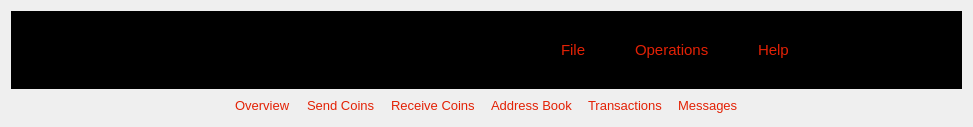
       <widget class="QWidget" name="wHeader" native="true">
        <property name="sizePolicy">
         <sizepolicy hsizetype="Preferred" vsizetype="Fixed">
          <horstretch>0</horstretch>
          <verstretch>0</verstretch>
         </sizepolicy>
        </property>
        <property name="minimumSize">
         <size>
          <width>0</width>
          <height>127</height>
         </size>
        </property>
        <property name="maximumSize">
         <size>
          <width>16777215</width>
          <height>127</height>
         </size>
        </property>
        <property name="styleSheet">
         <string notr="true">#wHeader {
	background-color: #000;
}

QWidget {
	color: #e32105;
	}</string>
        </property>
        <layout class="QVBoxLayout" name="verticalLayout_2">
         <item>
          <widget class="QWidget" name="wCaption" native="true">
           <property name="styleSheet">
            <string notr="true">#wCaption {
	background-color: #000;
}

QWidget {
	color: #e32105;
	}</string>
           </property>
           <layout class="QHBoxLayout" name="horizontalLayout">
            <property name="leftMargin">
             <number>9</number>
            </property>
            <property name="rightMargin">
             <number>0</number>
            </property>
            <item>
             <widget class="QLabel" name="lbLogo">
              <property name="minimumSize">
               <size>
                <width>300</width>
                <height>63</height>
               </size>
              </property>
              <property name="maximumSize">
               <size>
                <width>300</width>
                <height>63</height>
               </size>
              </property>
              <property name="text">
               <string notr="true"/>
              </property>
              <property name="pixmap">
               <pixmap resource="../triangles.qrc">:/images/header_logo</pixmap>
              </property>
              <property name="scaledContents">
               <bool>true</bool>
              </property>
             </widget>
            </item>
            <item>
             <spacer name="horizontalSpacer_1">
              <property name="orientation">
               <enum>Qt::Horizontal</enum>
              </property>
              <property name="sizeHint" stdset="0">
               <size>
                <width>220</width>
                <height>17</height>
               </size>
              </property>
             </spacer>
            </item>
            <item>
             <widget class="QPushButton" name="pushButton_File">
              <property name="sizePolicy">
               <sizepolicy hsizetype="Maximum" vsizetype="Expanding">
                <horstretch>0</horstretch>
                <verstretch>0</verstretch>
               </sizepolicy>
              </property>
              <property name="maximumSize">
               <size>
                <width>16777215</width>
                <height>24</height>
               </size>
              </property>
              <property name="font">
               <font>
                <pointsize>11</pointsize>
                <stylestrategy>PreferAntialias</stylestrategy>
               </font>
              </property>
              <property name="styleSheet">
               <string notr="true">QPushButton {
	text-align:left;
	border: 0px solid gray;
	padding: 3px 15px 3px 15px;
	}

QPushButton:pressed:flat {
	color: #000;
	background-color: #e32105;
	}</string>
              </property>
              <property name="text">
               <string>File</string>
              </property>
              <property name="flat">
               <bool>true</bool>
              </property>
             </widget>
            </item>
            <item>
             <spacer name="horizontalSpacer_2">
              <property name="orientation">
               <enum>Qt::Horizontal</enum>
              </property>
              <property name="sizeType">
               <enum>QSizePolicy::Fixed</enum>
              </property>
              <property name="sizeHint" stdset="0">
               <size>
                <width>13</width>
                <height>17</height>
               </size>
              </property>
             </spacer>
            </item>
            <item>
             <widget class="QPushButton" name="pushButton_Help">
              <property name="sizePolicy">
               <sizepolicy hsizetype="Minimum" vsizetype="Expanding">
                <horstretch>0</horstretch>
                <verstretch>0</verstretch>
               </sizepolicy>
              </property>
              <property name="maximumSize">
               <size>
                <width>16777215</width>
                <height>24</height>
               </size>
              </property>
              <property name="font">
               <font>
                <pointsize>11</pointsize>
                <stylestrategy>PreferAntialias</stylestrategy>
               </font>
              </property>
              <property name="styleSheet">
               <string notr="true">QPushButton {
	text-align:left;
	border: 0px solid gray;
	padding: 3px 15px 3px 15px;
	}

QPushButton:pressed:flat {
	color: #000;
	background-color: #e32105;
	}</string>
              </property>
              <property name="text">
               <string>Operations</string>
              </property>
              <property name="flat">
               <bool>true</bool>
              </property>
             </widget>
            </item>
            <item>
             <spacer name="horizontalSpacer_3">
              <property name="orientation">
               <enum>Qt::Horizontal</enum>
              </property>
              <property name="sizeType">
               <enum>QSizePolicy::Fixed</enum>
              </property>
              <property name="sizeHint" stdset="0">
               <size>
                <width>13</width>
                <height>17</height>
               </size>
              </property>
             </spacer>
            </item>
            <item>
             <widget class="QPushButton" name="pushButton_Settings">
              <property name="sizePolicy">
               <sizepolicy hsizetype="Minimum" vsizetype="Expanding">
                <horstretch>0</horstretch>
                <verstretch>0</verstretch>
               </sizepolicy>
              </property>
              <property name="maximumSize">
               <size>
                <width>16777215</width>
                <height>24</height>
               </size>
              </property>
              <property name="font">
               <font>
                <pointsize>11</pointsize>
                <stylestrategy>PreferAntialias</stylestrategy>
               </font>
              </property>
              <property name="styleSheet">
               <string notr="true">QPushButton {
	text-align:left;
	border: 0px solid gray;
	padding: 3px 15px 3px 15px;
	}

QPushButton:pressed:flat {
	color: #000;
	background-color: #e32105;
	}</string>
              </property>
              <property name="text">
               <string>Help</string>
              </property>
              <property name="flat">
               <bool>true</bool>
              </property>
             </widget>
            </item>
            <item>
             <spacer name="horizontalSpacer_4">
              <property name="orientation">
               <enum>Qt::Horizontal</enum>
              </property>
              <property name="sizeHint" stdset="0">
               <size>
                <width>100</width>
                <height>17</height>
               </size>
              </property>
             </spacer>
            </item>
            <item>
             <widget class="QPushButton" name="pushButton_minimize">
              <property name="minimumSize">
               <size>
                <width>16</width>
                <height>30</height>
               </size>
              </property>
              <property name="maximumSize">
               <size>
                <width>16</width>
                <height>30</height>
               </size>
              </property>
              <property name="styleSheet">
               <string notr="true">QPushButton {	
	image: url(:/icons/minimize_normal);
	border: 0px solid gray;
	}

QPushButton:pressed:flat {
	image: url(:/icons/minimize_normal);
	}

QPushButton:hover {
	image: url(:/icons/minimize_hover);
	}</string>
              </property>
              <property name="text">
               <string notr="true"/>
              </property>
              <property name="flat">
               <bool>true</bool>
              </property>
             </widget>
            </item>
            <item>
             <widget class="QPushButton" name="pushButton_close">
              <property name="minimumSize">
               <size>
                <width>30</width>
                <height>30</height>
               </size>
              </property>
              <property name="maximumSize">
               <size>
                <width>30</width>
                <height>30</height>
               </size>
              </property>
              <property name="styleSheet">
               <string notr="true">QPushButton {	
	image: url(:/icons/close_normal);
	border: 0px solid gray;
	}

QPushButton:pressed:flat {
	image: url(:/icons/close_normal);
	}

QPushButton:hover {
	image: url(:/icons/close_hover);
	}</string>
              </property>
              <property name="text">
               <string notr="true"/>
              </property>
              <property name="flat">
               <bool>true</bool>
              </property>
             </widget>
            </item>
           </layout>
          </widget>
         </item>
         <item>
          <layout class="QHBoxLayout" name="horizontalLayout_Menu">
           <item>
            <spacer name="horizontalSpacer_first">
             <property name="orientation">
              <enum>Qt::Horizontal</enum>
             </property>
             <property name="sizeHint" stdset="0">
              <size>
               <width>20</width>
               <height>20</height>
              </size>
             </property>
            </spacer>
           </item>
           <item>
            <widget class="QPushButton" name="pushButton_Overview">
             <property name="sizePolicy">
              <sizepolicy hsizetype="Minimum" vsizetype="Expanding">
               <horstretch>0</horstretch>
               <verstretch>0</verstretch>
              </sizepolicy>
             </property>
             <property name="maximumSize">
              <size>
               <width>16777215</width>
               <height>32</height>
              </size>
             </property>
             <property name="font">
              <font>
               <pointsize>10</pointsize>
               <stylestrategy>PreferAntialias</stylestrategy>
              </font>
             </property>
             <property name="styleSheet">
              <string notr="true">QPushButton {
	text-align:left;
	border: 0px solid gray;
	padding: 3px 5px 3px 5px;
	}

QPushButton:pressed:flat {
	background-color: #3d0e04;
	}

QPushButton:hover {
	background-color: #3d0e04;
	}</string>
             </property>
             <property name="text">
              <string>Overview</string>
             </property>
             <property name="icon">
              <iconset resource="../triangles.qrc">
               <normaloff>:/menu_32/home</normaloff>:/menu_32/home</iconset>
             </property>
             <property name="iconSize">
              <size>
               <width>32</width>
               <height>32</height>
              </size>
             </property>
             <property name="flat">
              <bool>true</bool>
             </property>
            </widget>
           </item>
           <item>
            <widget class="QPushButton" name="pushButton_Send">
             <property name="sizePolicy">
              <sizepolicy hsizetype="Minimum" vsizetype="Expanding">
               <horstretch>0</horstretch>
               <verstretch>0</verstretch>
              </sizepolicy>
             </property>
             <property name="maximumSize">
              <size>
               <width>16777215</width>
               <height>32</height>
              </size>
             </property>
             <property name="font">
              <font>
               <pointsize>10</pointsize>
               <stylestrategy>PreferAntialias</stylestrategy>
              </font>
             </property>
             <property name="styleSheet">
              <string notr="true">QPushButton {
	text-align:left;
	border: 0px solid gray;
	padding: 3px 5px 3px 5px;
	}

QPushButton:pressed:flat {
	background-color: #3d0e04;
	}

QPushButton:hover {
	background-color: #3d0e04;
	}</string>
             </property>
             <property name="text">
              <string>Send Coins</string>
             </property>
             <property name="icon">
              <iconset resource="../triangles.qrc">
               <normaloff>:/menu_32/send</normaloff>:/menu_32/send</iconset>
             </property>
             <property name="iconSize">
              <size>
               <width>32</width>
               <height>32</height>
              </size>
             </property>
             <property name="flat">
              <bool>true</bool>
             </property>
            </widget>
           </item>
           <item>
            <widget class="QPushButton" name="pushButton_Receive">
             <property name="sizePolicy">
              <sizepolicy hsizetype="Minimum" vsizetype="Expanding">
               <horstretch>0</horstretch>
               <verstretch>0</verstretch>
              </sizepolicy>
             </property>
             <property name="maximumSize">
              <size>
               <width>16777215</width>
               <height>32</height>
              </size>
             </property>
             <property name="font">
              <font>
               <pointsize>10</pointsize>
               <stylestrategy>PreferAntialias</stylestrategy>
              </font>
             </property>
             <property name="styleSheet">
              <string notr="true">QPushButton {
	text-align:left;
	border: 0px solid gray;
	padding: 3px 5px 3px 5px;
	}

QPushButton:pressed:flat {
	background-color: #3d0e04;
	}

QPushButton:hover {
	background-color: #3d0e04;
	}</string>
             </property>
             <property name="text">
              <string>Receive Coins</string>
             </property>
             <property name="icon">
              <iconset resource="../triangles.qrc">
               <normaloff>:/menu_32/receive</normaloff>:/menu_32/receive</iconset>
             </property>
             <property name="iconSize">
              <size>
               <width>32</width>
               <height>32</height>
              </size>
             </property>
             <property name="flat">
              <bool>true</bool>
             </property>
            </widget>
           </item>
           <item>
            <widget class="QPushButton" name="pushButton_Addressbook">
             <property name="sizePolicy">
              <sizepolicy hsizetype="Minimum" vsizetype="Expanding">
               <horstretch>0</horstretch>
               <verstretch>0</verstretch>
              </sizepolicy>
             </property>
             <property name="maximumSize">
              <size>
               <width>16777215</width>
               <height>32</height>
              </size>
             </property>
             <property name="font">
              <font>
               <pointsize>10</pointsize>
               <stylestrategy>PreferAntialias</stylestrategy>
              </font>
             </property>
             <property name="styleSheet">
              <string notr="true">QPushButton {
	text-align:left;
	border: 0px solid gray;
	padding: 3px 5px 3px 5px;
	}

QPushButton:pressed:flat {
	background-color: #3d0e04;
	}

QPushButton:hover {
	background-color: #3d0e04;
	}</string>
             </property>
             <property name="text">
              <string>Address Book</string>
             </property>
             <property name="icon">
              <iconset resource="../triangles.qrc">
               <normaloff>:/menu_32/addressbook</normaloff>:/menu_32/addressbook</iconset>
             </property>
             <property name="iconSize">
              <size>
               <width>32</width>
               <height>32</height>
              </size>
             </property>
             <property name="flat">
              <bool>true</bool>
             </property>
            </widget>
           </item>
           <item>
            <widget class="QPushButton" name="pushButton_Transactions">
             <property name="sizePolicy">
              <sizepolicy hsizetype="Minimum" vsizetype="Expanding">
               <horstretch>0</horstretch>
               <verstretch>0</verstretch>
              </sizepolicy>
             </property>
             <property name="maximumSize">
              <size>
               <width>16777215</width>
               <height>32</height>
              </size>
             </property>
             <property name="font">
              <font>
               <pointsize>10</pointsize>
               <stylestrategy>PreferAntialias</stylestrategy>
              </font>
             </property>
             <property name="styleSheet">
              <string notr="true">QPushButton {
	text-align:left;
	border: 0px solid gray;
	padding: 3px 5px 3px 5px;
	}

QPushButton:pressed:flat {
	background-color: #3d0e04;
	}

QPushButton:hover {
	background-color: #3d0e04;
	}</string>
             </property>
             <property name="text">
              <string>Transactions</string>
             </property>
             <property name="icon">
              <iconset resource="../triangles.qrc">
               <normaloff>:/menu_32/transactions</normaloff>:/menu_32/transactions</iconset>
             </property>
             <property name="iconSize">
              <size>
               <width>32</width>
               <height>32</height>
              </size>
             </property>
             <property name="flat">
              <bool>true</bool>
             </property>
            </widget>
           </item>
           <item>
            <widget class="QPushButton" name="pushButton_Messages">
             <property name="sizePolicy">
              <sizepolicy hsizetype="Minimum" vsizetype="Expanding">
               <horstretch>0</horstretch>
               <verstretch>0</verstretch>
              </sizepolicy>
             </property>
             <property name="maximumSize">
              <size>
               <width>16777215</width>
               <height>32</height>
              </size>
             </property>
             <property name="font">
              <font>
               <pointsize>10</pointsize>
               <stylestrategy>PreferAntialias</stylestrategy>
              </font>
             </property>
             <property name="styleSheet">
              <string notr="true">QPushButton {
	text-align:left;
	border: 0px solid gray;
	padding: 3px 5px 3px 5px;
	}

QPushButton:pressed:flat {
	background-color: #3d0e04;
	}

QPushButton:hover {
	background-color: #3d0e04;
	}</string>
             </property>
             <property name="text">
              <string>Messages</string>
             </property>
             <property name="icon">
              <iconset resource="../triangles.qrc">
               <normaloff>:/menu_32/messages</normaloff>:/menu_32/messages</iconset>
             </property>
             <property name="iconSize">
              <size>
               <width>32</width>
               <height>32</height>
              </size>
             </property>
             <property name="flat">
              <bool>true</bool>
             </property>
            </widget>
           </item>
           <item>
            <spacer name="horizontalSpacer_last">
             <property name="orientation">
              <enum>Qt::Horizontal</enum>
             </property>
             <property name="sizeHint" stdset="0">
              <size>
               <width>40</width>
               <height>20</height>
              </size>
             </property>
            </spacer>
           </item>
          </layout>
         </item>
        </layout>
       </widget>
